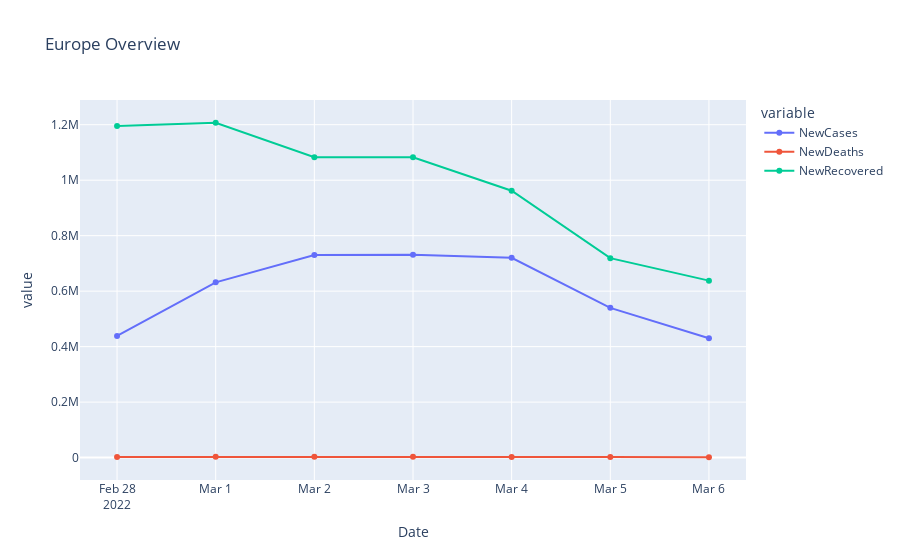
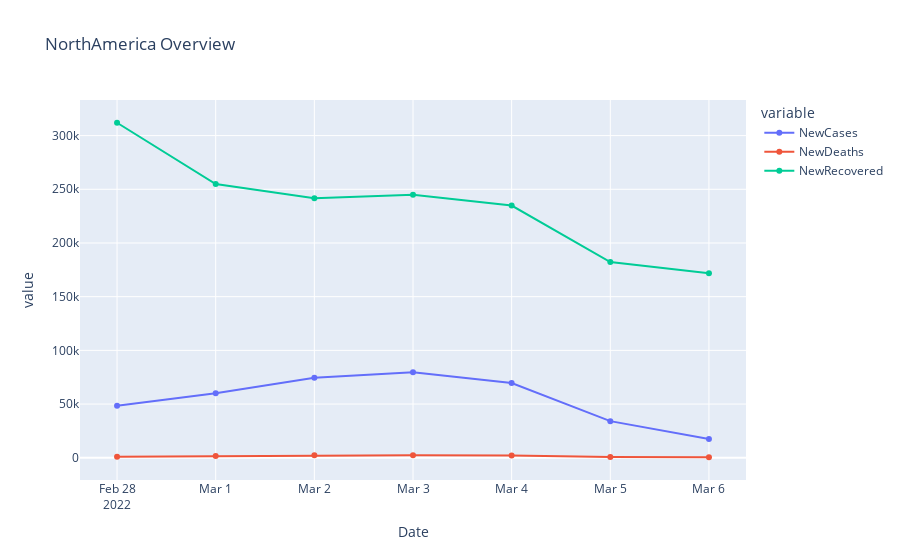
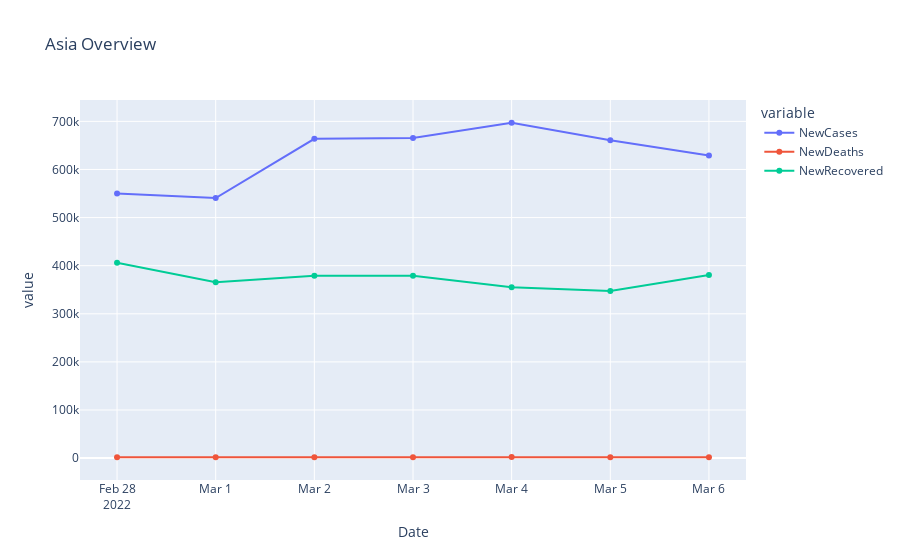
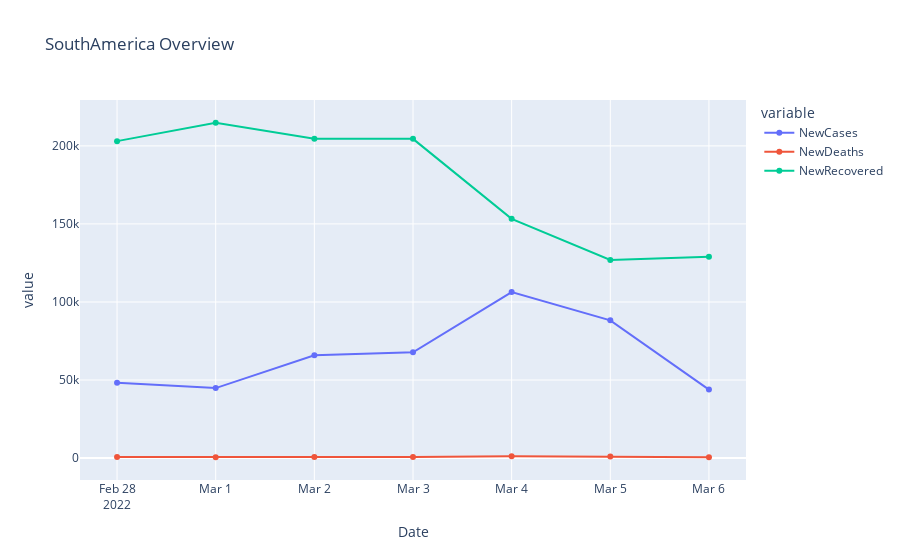

Notebook cell for these charts, in order:
### Code cell
for continent in continents:
    continent_df_day = df_covid_by_day_plots[df_covid_by_day_plots['Continent'] == continent]
    
    #continent_df_day.set_index('Date',inplace=True)
    continent_df_day = continent_df_day.groupby(by='Date').sum().reset_index()
    
    title = continent + " Overview"
    fig = px.line(continent_df_day, x="Date", y=['NewCases', 'NewDeaths','NewRecovered'], markers = True, title=title)
    fig.show()

### Figure 1 — Plotly figure (JSON) as saved in the notebook; plotly's stock layout.template omitted (floating-point values rounded to 4 significant figures)
{"data": [{"hovertemplate": "variable=NewCases<br>Date=%{x}<br>value=%{y}<extra></extra>", "legendgroup": "NewCases", "line": {"color": "#636efa", "dash": "solid"}, "marker": {"symbol": "circle"}, "mode": "lines+markers", "name": "NewCases", "orientation": "v", "showlegend": true, "type": "scatter", "x": ["2022-02-28T00:00:00", "2022-03-01T00:00:00", "2022-03-02T00:00:00", "2022-03-03T00:00:00", "2022-03-04T00:00:00", "2022-03-05T00:00:00", "2022-03-06T00:00:00"], "xaxis": "x", "y": [438608, 631745, 730262, 731256, 720211, 539851, 429928], "yaxis": "y"}, {"hovertemplate": "variable=NewDeaths<br>Date=%{x}<br>value=%{y}<extra></extra>", "legendgroup": "NewDeaths", "line": {"color": "#EF553B", "dash": "solid"}, "marker": {"symbol": "circle"}, "mode": "lines+markers", "name": "NewDeaths", "orientation": "v", "showlegend": true, "type": "scatter", "x": ["2022-02-28T00:00:00", "2022-03-01T00:00:00", "2022-03-02T00:00:00", "2022-03-03T00:00:00", "2022-03-04T00:00:00", "2022-03-05T00:00:00", "2022-03-06T00:00:00"], "xaxis": "x", "y": [2269, 2651, 2628, 2628, 2552, 1888, 1268], "yaxis": "y"}, {"hovertemplate": "variable=NewRecovered<br>Date=%{x}<br>value=%{y}<extra></extra>", "legendgroup": "NewRecovered", "line": {"color": "#00cc96", "dash": "solid"}, "marker": {"symbol": "circle"}, "mode": "lines+markers", "name": "NewRecovered", "orientation": "v", "showlegend": true, "type": "scatter", "x": ["2022-02-28T00:00:00", "2022-03-01T00:00:00", "2022-03-02T00:00:00", "2022-03-03T00:00:00", "2022-03-04T00:00:00", "2022-03-05T00:00:00", "2022-03-06T00:00:00"], "xaxis": "x", "y": [1195673, 1207050, 1082923, 1082923, 962173, 719040, 637883], "yaxis": "y"}], "layout": {"legend": {"title": {"text": "variable"}, "tracegroupgap": 0}, "title": {"text": "Europe Overview"}, "xaxis": {"anchor": "y", "domain": [0, 1], "title": {"text": "Date"}}, "yaxis": {"anchor": "x", "domain": [0, 1], "title": {"text": "value"}}}}

### Figure 2 — Plotly figure (JSON) as saved in the notebook; plotly's stock layout.template omitted (floating-point values rounded to 4 significant figures)
{"data": [{"hovertemplate": "variable=NewCases<br>Date=%{x}<br>value=%{y}<extra></extra>", "legendgroup": "NewCases", "line": {"color": "#636efa", "dash": "solid"}, "marker": {"symbol": "circle"}, "mode": "lines+markers", "name": "NewCases", "orientation": "v", "showlegend": true, "type": "scatter", "x": ["2022-02-28T00:00:00", "2022-03-01T00:00:00", "2022-03-02T00:00:00", "2022-03-03T00:00:00", "2022-03-04T00:00:00", "2022-03-05T00:00:00", "2022-03-06T00:00:00"], "xaxis": "x", "y": [48494, 59993, 74462, 79565, 69621, 34089, 17526], "yaxis": "y"}, {"hovertemplate": "variable=NewDeaths<br>Date=%{x}<br>value=%{y}<extra></extra>", "legendgroup": "NewDeaths", "line": {"color": "#EF553B", "dash": "solid"}, "marker": {"symbol": "circle"}, "mode": "lines+markers", "name": "NewDeaths", "orientation": "v", "showlegend": true, "type": "scatter", "x": ["2022-02-28T00:00:00", "2022-03-01T00:00:00", "2022-03-02T00:00:00", "2022-03-03T00:00:00", "2022-03-04T00:00:00", "2022-03-05T00:00:00", "2022-03-06T00:00:00"], "xaxis": "x", "y": [1008, 1692, 2278, 2393, 2031, 734, 450], "yaxis": "y"}, {"hovertemplate": "variable=NewRecovered<br>Date=%{x}<br>value=%{y}<extra></extra>", "legendgroup": "NewRecovered", "line": {"color": "#00cc96", "dash": "solid"}, "marker": {"symbol": "circle"}, "mode": "lines+markers", "name": "NewRecovered", "orientation": "v", "showlegend": true, "type": "scatter", "x": ["2022-02-28T00:00:00", "2022-03-01T00:00:00", "2022-03-02T00:00:00", "2022-03-03T00:00:00", "2022-03-04T00:00:00", "2022-03-05T00:00:00", "2022-03-06T00:00:00"], "xaxis": "x", "y": [311972, 254870, 241729, 244869, 234855, 182292, 171862], "yaxis": "y"}], "layout": {"legend": {"title": {"text": "variable"}, "tracegroupgap": 0}, "title": {"text": "NorthAmerica Overview"}, "xaxis": {"anchor": "y", "domain": [0, 1], "title": {"text": "Date"}}, "yaxis": {"anchor": "x", "domain": [0, 1], "title": {"text": "value"}}}}

### Figure 3 — Plotly figure (JSON) as saved in the notebook; plotly's stock layout.template omitted (floating-point values rounded to 4 significant figures)
{"data": [{"hovertemplate": "variable=NewCases<br>Date=%{x}<br>value=%{y}<extra></extra>", "legendgroup": "NewCases", "line": {"color": "#636efa", "dash": "solid"}, "marker": {"symbol": "circle"}, "mode": "lines+markers", "name": "NewCases", "orientation": "v", "showlegend": true, "type": "scatter", "x": ["2022-02-28T00:00:00", "2022-03-01T00:00:00", "2022-03-02T00:00:00", "2022-03-03T00:00:00", "2022-03-04T00:00:00", "2022-03-05T00:00:00", "2022-03-06T00:00:00"], "xaxis": "x", "y": [550075, 540721, 663771, 665479, 697132, 660777, 628950], "yaxis": "y"}, {"hovertemplate": "variable=NewDeaths<br>Date=%{x}<br>value=%{y}<extra></extra>", "legendgroup": "NewDeaths", "line": {"color": "#EF553B", "dash": "solid"}, "marker": {"symbol": "circle"}, "mode": "lines+markers", "name": "NewDeaths", "orientation": "v", "showlegend": true, "type": "scatter", "x": ["2022-02-28T00:00:00", "2022-03-01T00:00:00", "2022-03-02T00:00:00", "2022-03-03T00:00:00", "2022-03-04T00:00:00", "2022-03-05T00:00:00", "2022-03-06T00:00:00"], "xaxis": "x", "y": [1816, 1787, 2004, 2004, 2245, 1960, 1761], "yaxis": "y"}, {"hovertemplate": "variable=NewRecovered<br>Date=%{x}<br>value=%{y}<extra></extra>", "legendgroup": "NewRecovered", "line": {"color": "#00cc96", "dash": "solid"}, "marker": {"symbol": "circle"}, "mode": "lines+markers", "name": "NewRecovered", "orientation": "v", "showlegend": true, "type": "scatter", "x": ["2022-02-28T00:00:00", "2022-03-01T00:00:00", "2022-03-02T00:00:00", "2022-03-03T00:00:00", "2022-03-04T00:00:00", "2022-03-05T00:00:00", "2022-03-06T00:00:00"], "xaxis": "x", "y": [406160, 365353, 378837, 378837, 355344, 347517, 380772], "yaxis": "y"}], "layout": {"legend": {"title": {"text": "variable"}, "tracegroupgap": 0}, "title": {"text": "Asia Overview"}, "xaxis": {"anchor": "y", "domain": [0, 1], "title": {"text": "Date"}}, "yaxis": {"anchor": "x", "domain": [0, 1], "title": {"text": "value"}}}}

### Figure 4 — Plotly figure (JSON) as saved in the notebook; plotly's stock layout.template omitted (floating-point values rounded to 4 significant figures)
{"data": [{"hovertemplate": "variable=NewCases<br>Date=%{x}<br>value=%{y}<extra></extra>", "legendgroup": "NewCases", "line": {"color": "#636efa", "dash": "solid"}, "marker": {"symbol": "circle"}, "mode": "lines+markers", "name": "NewCases", "orientation": "v", "showlegend": true, "type": "scatter", "x": ["2022-02-28T00:00:00", "2022-03-01T00:00:00", "2022-03-02T00:00:00", "2022-03-03T00:00:00", "2022-03-04T00:00:00", "2022-03-05T00:00:00", "2022-03-06T00:00:00"], "xaxis": "x", "y": [48257, 44831, 65916, 67782, 106315, 88234, 43889], "yaxis": "y"}, {"hovertemplate": "variable=NewDeaths<br>Date=%{x}<br>value=%{y}<extra></extra>", "legendgroup": "NewDeaths", "line": {"color": "#EF553B", "dash": "solid"}, "marker": {"symbol": "circle"}, "mode": "lines+markers", "name": "NewDeaths", "orientation": "v", "showlegend": true, "type": "scatter", "x": ["2022-02-28T00:00:00", "2022-03-01T00:00:00", "2022-03-02T00:00:00", "2022-03-03T00:00:00", "2022-03-04T00:00:00", "2022-03-05T00:00:00", "2022-03-06T00:00:00"], "xaxis": "x", "y": [666, 532, 701, 702, 1093, 947, 594], "yaxis": "y"}, {"hovertemplate": "variable=NewRecovered<br>Date=%{x}<br>value=%{y}<extra></extra>", "legendgroup": "NewRecovered", "line": {"color": "#00cc96", "dash": "solid"}, "marker": {"symbol": "circle"}, "mode": "lines+markers", "name": "NewRecovered", "orientation": "v", "showlegend": true, "type": "scatter", "x": ["2022-02-28T00:00:00", "2022-03-01T00:00:00", "2022-03-02T00:00:00", "2022-03-03T00:00:00", "2022-03-04T00:00:00", "2022-03-05T00:00:00", "2022-03-06T00:00:00"], "xaxis": "x", "y": [203040, 214819, 204507, 204507, 153257, 126908, 129029], "yaxis": "y"}], "layout": {"legend": {"title": {"text": "variable"}, "tracegroupgap": 0}, "title": {"text": "SouthAmerica Overview"}, "xaxis": {"anchor": "y", "domain": [0, 1], "title": {"text": "Date"}}, "yaxis": {"anchor": "x", "domain": [0, 1], "title": {"text": "value"}}}}
